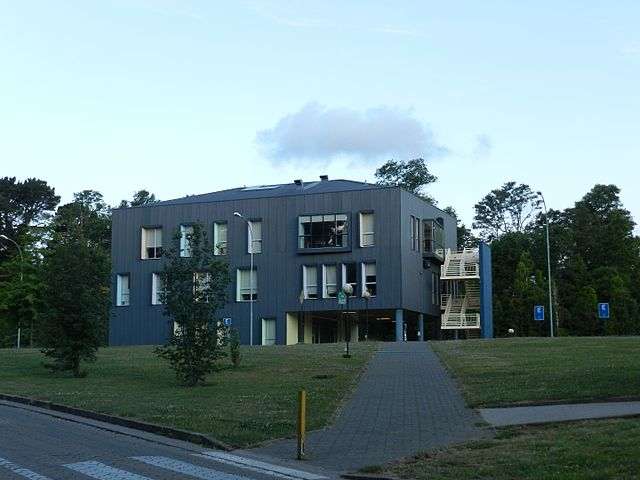
#> input picture images/InsInformatica.jpg, 640 x 480 px
$ jupyter execute '06_filtrado_de_imágenes.ipynb'   (shell and % lines are left out)
#> lines starting #> are read from the running program, lines starting #| are printed output that depends on the picture
# Filtrado de imágenes

### Contenidos

- Filtrado con máscaras en frecuencia
- Filtrado con convolución 2D

[cell 1]
import numpy as np
import matplotlib.pyplot as plt
from scipy import fftpack
from ipywidgets import interact, IntSlider

def color2bw(img):
    return np.dot(img, [0.299, 0.587, 0.114])

img_example = color2bw(plt.imread("../images/InsInformatica.jpg"))
#> in color2bw, `return np.dot(img, [0.299, 0.587, 0.114])`:
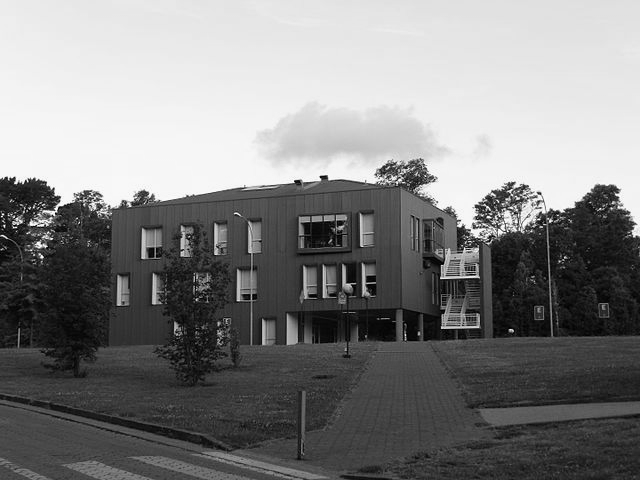
#> returned value: shape (480, 640) float64; min 0, max 252.9, mean 130.5

> Una multiplicación en el espacio de frecuencia equivale a una convolución en el espacio original

¿Qué ocurre con la imagen original cuando énmascaramos una parte del espectro?

### Filtro pasa-bajos: Eliminando las frecuencias altas

Forma 1: Multiplicando el espectro de magnitud por una ventana rectangular

[cell 2]
fig, ax = plt.subplots(1, 2, figsize=(8, 3.5), tight_layout=True);

cy, cx = img_example.shape[0]/2, img_example.shape[1]/2
#> cy = 240; cx = 320
x = np.arange(0, img_example.shape[1]);
#> x = 640 values from 0 to 639
y = np.arange(0, img_example.shape[0]);
#> y = 480 values from 0 to 479
#> the sliders are set to sigma = 200
X, Y = np.meshgrid(x, y)
S_img = fftpack.fft2(img_example)

def update(sigma):
#> called with sigma = 200
    for ax_ in ax:
        ax_.cla()
        ax_.axis('off')
    mask = np.zeros_like(S_img, dtype=np.float32)
    mask[int(cy-sigma):int(cy+sigma),
         int(cx-sigma):int(cx+sigma)] = 1
    im = ax[1].imshow(fftpack.fftshift(np.log(1+np.abs(S_img)))*mask, cmap=plt.cm.Spectral_r)
    reconstructed_img = np.real(fftpack.ifft2(fftpack.ifftshift(fftpack.fftshift(S_img)*mask)))
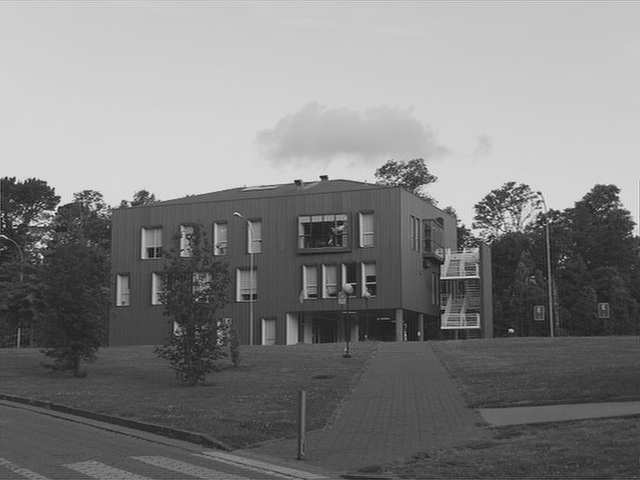
#> reconstructed_img: shape (480, 640) float64; min -41.51, max 302.1, mean 130.5; drawn with min black and max white
    im = ax[0].imshow(reconstructed_img, cmap=plt.cm.Greys_r)

interact(update,
         sigma=IntSlider(min=1, max=200.0, value=200, description="Width"));
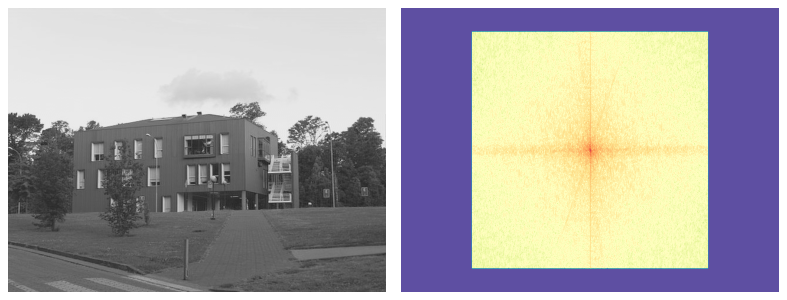
#> figure drawn by matplotlib, 2 panels
#> the sliders are set to sigma = 200

Forma 2: Multiplicando el espectro de magnitud por una ventana Gaussiana

[cell 3]
from ipywidgets import FloatSlider
fig, ax = plt.subplots(1, 2, figsize=(8, 3.5), tight_layout=True);

def update(sigma):
#> called with sigma = 200
    for ax_ in ax:
        ax_.cla()
        ax_.axis('off')
    mask = 1e-8 + np.exp(-(((X-cx)/sigma)**2 + ((Y-cy)/sigma)**2))
    im = ax[1].imshow(fftpack.fftshift(np.log(1+np.abs(S_img)))*mask, cmap=plt.cm.Spectral_r)
    reconstructed_img = np.real(fftpack.ifft2(fftpack.ifftshift(fftpack.fftshift(S_img)*mask)))
    im = ax[0].imshow(reconstructed_img, cmap=plt.cm.Greys_r)

interact(update,
         sigma=FloatSlider(min=1, max=200.0, value=200, description="$\sigma$"));
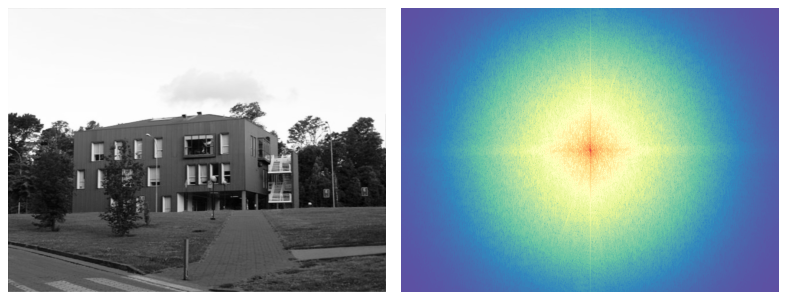
#> figure drawn by matplotlib, 2 panels
#> the sliders are set to sigma = 1

### Filtro pasa-altos: Eliminando las frecuencias bajas

[cell 4]
fig, ax = plt.subplots(1, 2, figsize=(8, 3.5), tight_layout=True);

def update(sigma=1):
#> called with sigma = 1
    for ax_ in ax:
        ax_.cla()
        ax_.axis('off')
    mask = 1.0  - np.exp(-(((X-cx)/sigma)**2 + ((Y-cy)/sigma)**2))
    im = ax[1].imshow(fftpack.fftshift(np.log(1+np.abs(S_img)))*mask, cmap=plt.cm.Spectral_r)
    reconstructed_img = np.real(fftpack.ifft2(fftpack.ifftshift(fftpack.fftshift(S_img)*mask)))
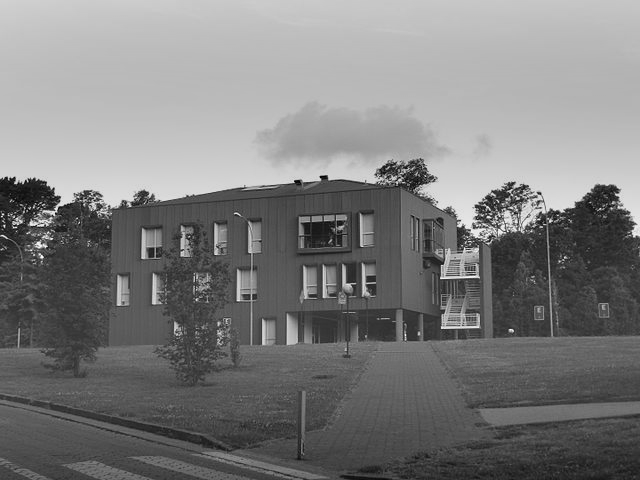
#> reconstructed_img: shape (480, 640) float64; min -143.4, max 147.1, mean 0; drawn with min black and max white
    im = ax[0].imshow(reconstructed_img, cmap=plt.cm.Greys_r)

interact(update, sigma=FloatSlider(min=1, max=100.0, value=1, description="$\sigma$"));
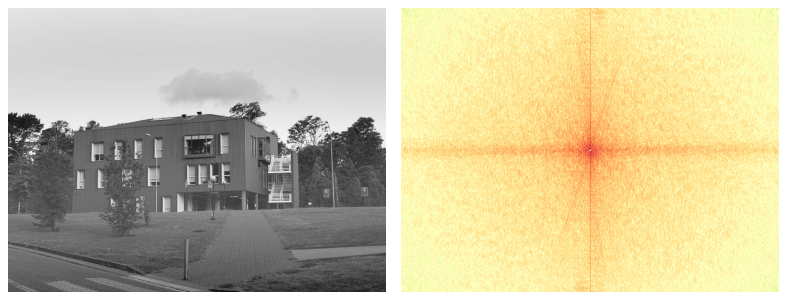
#> figure drawn by matplotlib, 2 panels
#> the sliders are set to sigma1 = 200, sigma2 = 1

### Filtro pasa-banda y rechaza-banda

[cell 5]
fig, ax = plt.subplots(1, 2, figsize=(8, 3.5), tight_layout=True);

def update(sigma1=1, sigma2=1):
#> called with sigma1 = 200, sigma2 = 1
    for ax_ in ax:
        ax_.cla()
        ax_.axis('off')
    mask1 = np.exp(-(((X-cx)/sigma1)**2 + ((Y-cy)/sigma1)**2))
    mask2 = np.exp(-(((X-cx)/sigma2)**2 + ((Y-cy)/sigma2)**2))
    mask = mask1 - mask2
    im = ax[1].imshow(fftpack.fftshift(np.log(1+np.abs(S_img)))*mask, cmap=plt.cm.Spectral_r)
    reconstructed_img = np.real(fftpack.ifft2(fftpack.ifftshift(fftpack.fftshift(S_img)*mask)))
    im = ax[0].imshow(reconstructed_img, cmap=plt.cm.Greys_r)

interact(update,
         sigma1=FloatSlider(min=1, max=200.0, value=200, description="$\sigma_1$"),
         sigma2=FloatSlider(min=1, max=200.0, value=1, description="$\sigma_2$"));
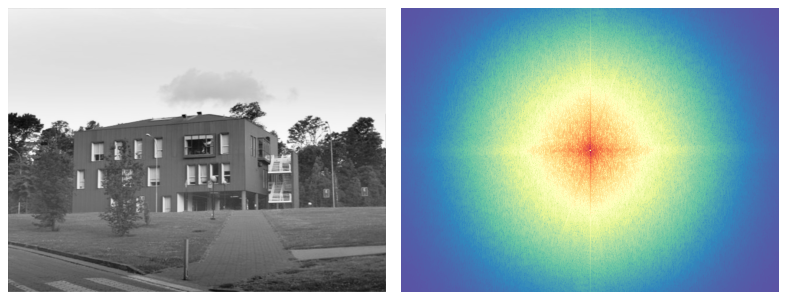
#> figure drawn by matplotlib, 2 panels

## Convolucion 2D

También podemos filtrar una imagen en su espacio original usando la convolución bidimensional

El elemento que se convoluciona con la imagen se denomina filtro o kernel de convolución

> ¿Qué hacen estos los siguientes kernels/filtros?

$$
\begin{pmatrix}
1 & 1 & 1 & 1 & 1 \\
1 & 1 & 1 & 1 & 1 \\
1 & 1 & 1 & 1 & 1 \\
1 & 1 & 1 & 1 & 1 \\
1 & 1 & 1 & 1 & 1 \\
\end{pmatrix} \frac{1}{25}
\qquad
\begin{pmatrix}
0.018 & 0.082 & 0.1353 & 0.082 & 0.018 \\
0.082 & 0.3678 & 0.6065 & 0.3678 & 0.082 \\
0.1353 & 0.6065 & 1 & 0.6065 & 0.1353 \\
0.082 & 0.3678 & 0.6065 & 0.3678 & 0.082 \\
0.018 & 0.082 & 0.1353 & 0.082 & 0.018 \\
\end{pmatrix} \frac{1}{\sqrt{2\pi}}
$$

Scipy ofrece dos funciones para hacer convolución

- convolve2d: Convolución tradicional (más rápido cuando la imagen y el filtro son pequeños)
- fftconvolve: Convolución multiplicando en frecuencia (más rápido cuando la imagen y el filtro son grandes)

[cell 6]
from scipy.signal import fftconvolve, convolve2d

fig, ax = plt.subplots(1, 2, figsize=(8, 3.5), tight_layout=True);

def update(size=1):
    for ax_ in ax:
        ax_.cla()
        ax_.axis('off')
    kernel = np.ones(shape=(size, size))/size**2
    img_filtered1 = fftconvolve(img_example, kernel, mode='same');
    img_filtered2 = convolve2d(img_example, kernel, mode='same');
    im = ax[0].imshow(img_filtered1, cmap=plt.cm.Greys_r)
    im = ax[1].imshow(img_filtered2, cmap=plt.cm.Greys_r)

interact(update, size=IntSlider(min=1, max=100.0, value=1, description="Size"));
#> the sliders are set to size = 1

### Detección de borde con filtro Sobel

Los siguientes filtros se conocen como sobel horizontal y vertical

[cell 7]
fig = plt.figure(figsize=(7, 7), tight_layout=True)
sobelx = fftconvolve(img_example, [[-1, 0, 1],[-2, 0, 2], [-1, 0, 1]], mode='full')
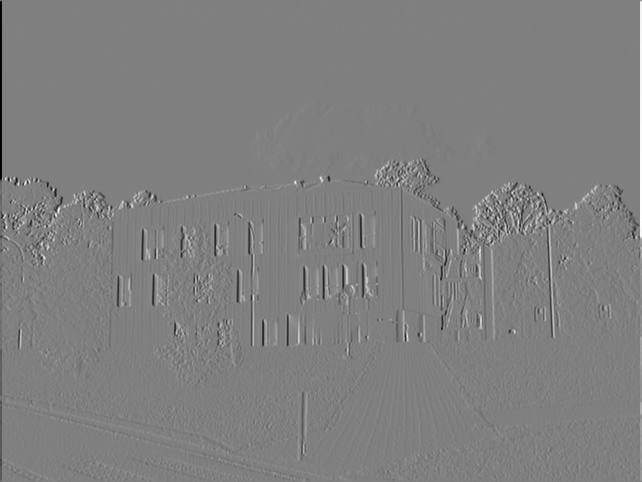
#> sobelx: shape (482, 642) float64; min -990.6, max 984, mean 0; drawn with min black and max white
ax =  plt.subplot2grid((2, 2), (0, 0))
ax.matshow(sobelx, cmap=plt.cm.Greys_r);
ax.axis('off')
sobely = fftconvolve(img_example, [[-1, -2, -1],[0, 0, 0], [1, 2, 1]], mode='full')
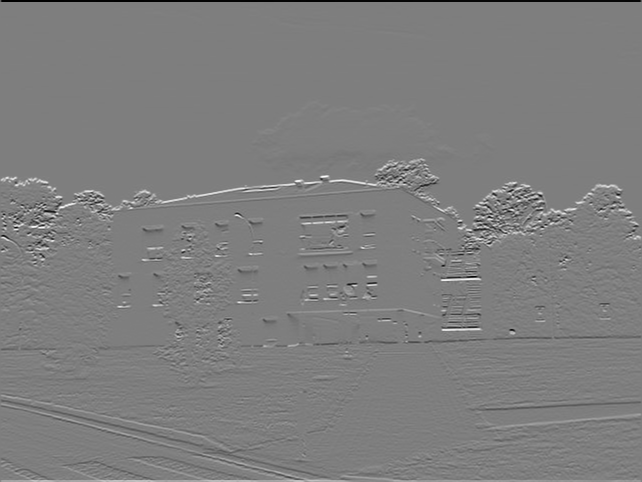
#> sobely: shape (482, 642) float64; min -946.3, max 960, mean 0; drawn with min black and max white
ax = plt.subplot2grid((2, 2), (0, 1))
ax.matshow(sobely, cmap=plt.cm.Greys_r);
ax.axis('off')
ax = plt.subplot2grid((2, 2), (1, 0), colspan=2)
ax.matshow(np.sqrt(sobely**2 + sobelx**2)[3:-3,3:-3], cmap=plt.cm.Greys_r);
ax.axis('off');
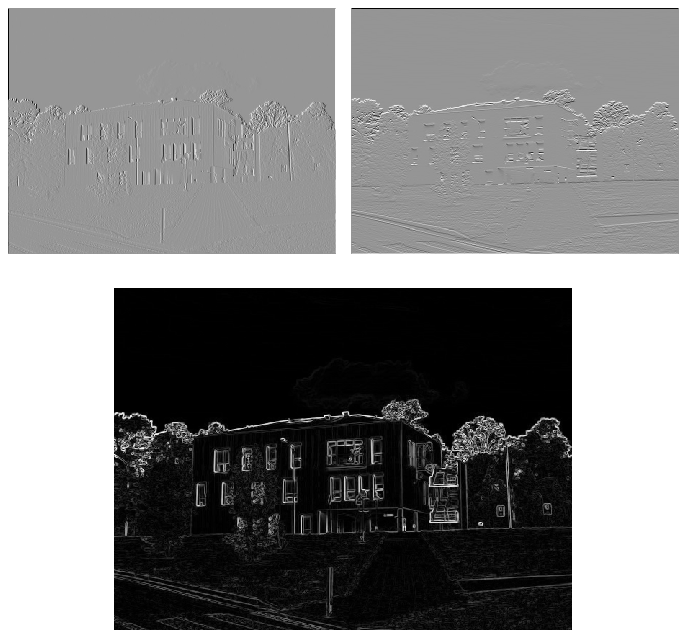
#> figure drawn by matplotlib, 3 panels

$ run again, with images/arboretum.jpg copied over images/InsInformatica.jpg
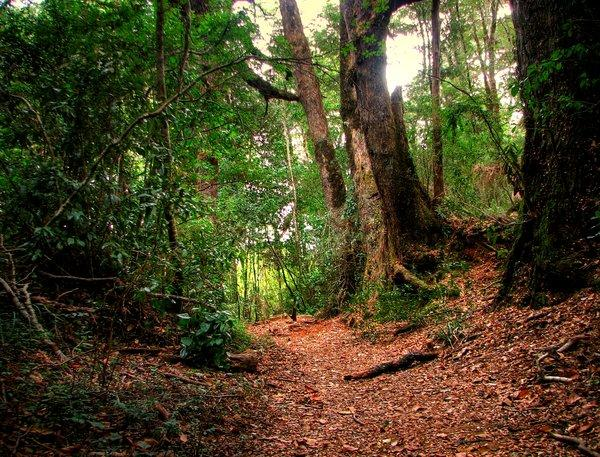
#> input picture images/arboretum.jpg, 600 x 457 px
#> `sobely = fftconvolve(img_example, [[-1, -2, -1],[0, 0, 0], [1, 2, 1]],..`:
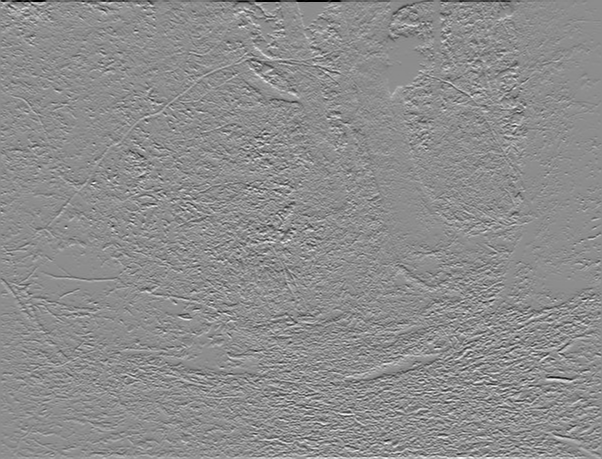
#> sobely: shape (459, 602) float64; min -1005, max 810.8, mean 0; drawn with min black and max white
#> `[cell 7] fig = plt.figure(figsize=(7, 7), tight_layout=True) sobelx = ..`:
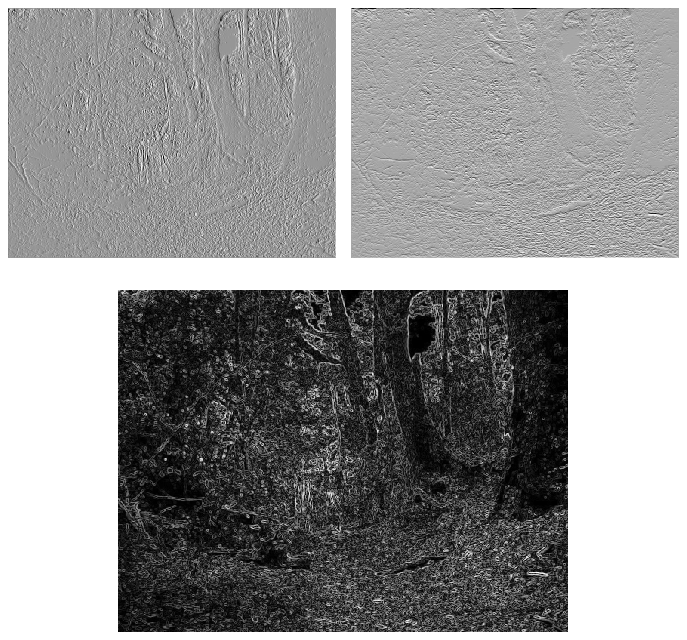
#> figure drawn by matplotlib, 3 panels

$ run again, with images/atardecer.jpg copied over images/InsInformatica.jpg
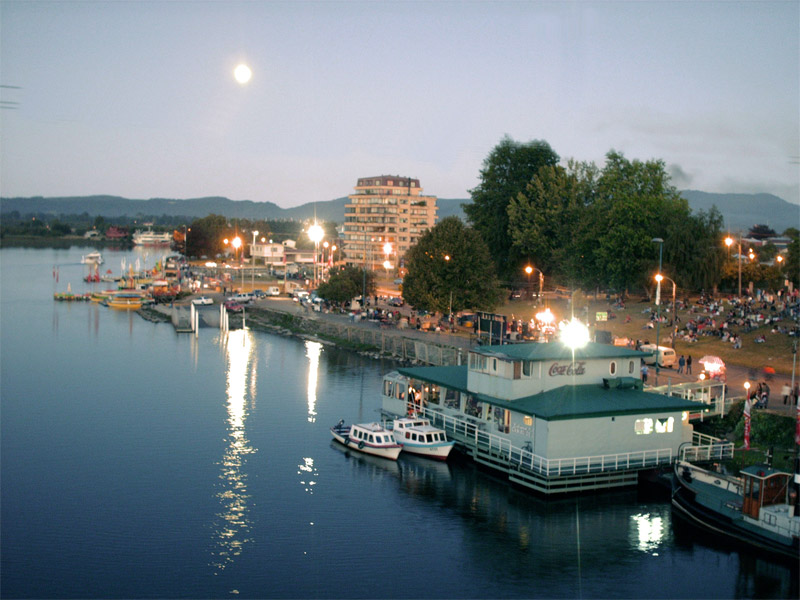
#> input picture images/atardecer.jpg, 800 x 600 px
#> `[cell 7] fig = plt.figure(figsize=(7, 7), tight_layout=True) sobelx = ..`:
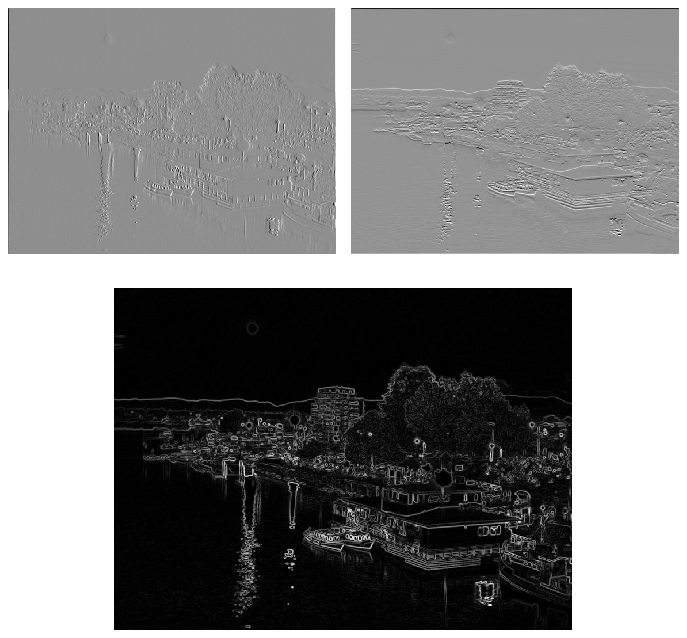
#> figure drawn by matplotlib, 3 panels
